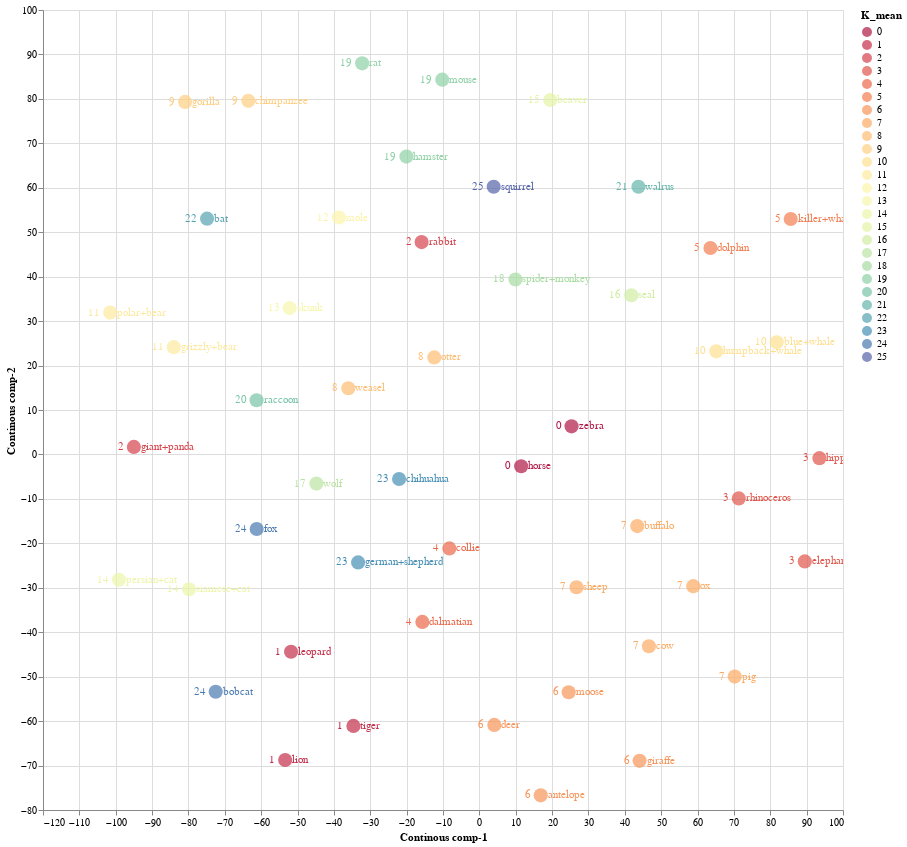

Notebook source saved alongside this figure:
### Code cell
source = tsne_continous_orig_df1

points = alt.Chart(source).mark_circle(size=200).encode(
    x='Continous comp-1:Q',
    y='Continous comp-2:Q',
    color=alt.Color('K_mean:N', scale=alt.Scale(scheme='Spectral'))
    ).properties(
    width=800,
    height=800
)

text1 = points.mark_text(
    align='left',
    baseline='middle',
    dx=7
).encode(
    text='class:N'
)

text2 = points.mark_text(
    align='right',
    baseline='middle',
    dx=-10
).encode(
    text='K_mean:N'
)

points.interactive() + text1 + text2

### Figure 1 — Vega-Lite specification as saved in the notebook (floating-point values rounded to 4 significant figures)
{"config": {"view": {"continuousWidth": 400, "continuousHeight": 300}}, "layer": [{"mark": {"type": "circle", "size": 200}, "encoding": {"color": {"field": "K_mean", "scale": {"scheme": "Spectral"}, "type": "nominal"}, "x": {"field": "Continous comp-1", "type": "quantitative"}, "y": {"field": "Continous comp-2", "type": "quantitative"}}, "height": 800, "selection": {"selector003": {"type": "interval", "bind": "scales", "encodings": ["x", "y"]}}, "width": 800}, {"mark": {"type": "text", "align": "left", "baseline": "middle", "dx": 7}, "encoding": {"color": {"field": "K_mean", "scale": {"scheme": "Spectral"}, "type": "nominal"}, "text": {"field": "class", "type": "nominal"}, "x": {"field": "Continous comp-1", "type": "quantitative"}, "y": {"field": "Continous comp-2", "type": "quantitative"}}, "height": 800, "width": 800}, {"mark": {"type": "text", "align": "right", "baseline": "middle", "dx": -10}, "encoding": {"color": {"field": "K_mean", "scale": {"scheme": "Spectral"}, "type": "nominal"}, "text": {"field": "K_mean", "type": "nominal"}, "x": {"field": "Continous comp-1", "type": "quantitative"}, "y": {"field": "Continous comp-2", "type": "quantitative"}}, "height": 800, "width": 800}], "data": {"name": "data-12a28a1fceec968e93151bbb2b4de628"}, "$schema": "https://vega.github.io/schema/vega-lite/v4.17.0.json", "datasets": {"data-12a28a1fceec968e93151bbb2b4de628": [{"Continous comp-1": 16.88, "Continous comp-2": -76.69, "class": "antelope", "K_mean": 6}, {"Continous comp-1": -84.02, "Continous comp-2": 24.14, "class": "grizzly+bear", "K_mean": 11}, {"Continous comp-1": 85.62, "Continous comp-2": 52.98, "class": "killer+whale", "K_mean": 5}, {"Continous comp-1": 19.52, "Continous comp-2": 79.75, "class": "beaver", "K_mean": 15}, {"Continous comp-1": -15.68, "Continous comp-2": -37.68, "class": "dalmatian", "K_mean": 4}, {"Continous comp-1": -99.12, "Continous comp-2": -28.22, "class": "persian+cat", "K_mean": 14}, {"Continous comp-1": 11.49, "Continous comp-2": -2.651, "class": "horse", "K_mean": 0}, {"Continous comp-1": -33.34, "Continous comp-2": -24.3, "class": "german+shepherd", "K_mean": 23}, {"Continous comp-1": 81.77, "Continous comp-2": 25.23, "class": "blue+whale", "K_mean": 10}, {"Continous comp-1": -79.85, "Continous comp-2": -30.33, "class": "siamese+cat", "K_mean": 14}, {"Continous comp-1": -52.18, "Continous comp-2": 32.94, "class": "skunk", "K_mean": 13}, {"Continous comp-1": -38.63, "Continous comp-2": 53.31, "class": "mole", "K_mean": 12}, {"Continous comp-1": -34.64, "Continous comp-2": -61.09, "class": "tiger", "K_mean": 1}, {"Continous comp-1": 93.52, "Continous comp-2": -0.8325, "class": "hippopotamus", "K_mean": 3}, {"Continous comp-1": -51.79, "Continous comp-2": -44.4, "class": "leopard", "K_mean": 1}, {"Continous comp-1": 24.56, "Continous comp-2": -53.51, "class": "moose", "K_mean": 6}, {"Continous comp-1": 9.923, "Continous comp-2": 39.37, "class": "spider+monkey", "K_mean": 18}, {"Continous comp-1": 65.16, "Continous comp-2": 23.2, "class": "humpback+whale", "K_mean": 10}, {"Continous comp-1": 89.49, "Continous comp-2": -24.06, "class": "elephant", "K_mean": 3}, {"Continous comp-1": -80.92, "Continous comp-2": 79.33, "class": "gorilla", "K_mean": 9}, {"Continous comp-1": 58.82, "Continous comp-2": -29.63, "class": "ox", "K_mean": 7}, {"Continous comp-1": -61.23, "Continous comp-2": -16.77, "class": "fox", "K_mean": 24}, {"Continous comp-1": 26.71, "Continous comp-2": -29.87, "class": "sheep", "K_mean": 7}, {"Continous comp-1": 41.79, "Continous comp-2": 35.82, "class": "seal", "K_mean": 16}, {"Continous comp-1": -63.54, "Continous comp-2": 79.57, "class": "chimpanzee", "K_mean": 9}, {"Continous comp-1": -20.06, "Continous comp-2": 67.03, "class": "hamster", "K_mean": 19}, {"Continous comp-1": 3.934, "Continous comp-2": 60.24, "class": "squirrel", "K_mean": 25}, {"Continous comp-1": 71.35, "Continous comp-2": -9.896, "class": "rhinoceros", "K_mean": 3}, {"Continous comp-1": -15.88, "Continous comp-2": 47.77, "class": "rabbit", "K_mean": 2}, {"Continous comp-1": -74.88, "Continous comp-2": 53.06, "class": "bat", "K_mean": 22}, {"Continous comp-1": 44.06, "Continous comp-2": -68.94, "class": "giraffe", "K_mean": 6}, {"Continous comp-1": -44.81, "Continous comp-2": -6.552, "class": "wolf", "K_mean": 17}, {"Continous comp-1": -22.08, "Continous comp-2": -5.531, "class": "chihuahua", "K_mean": 23}, {"Continous comp-1": -32.23, "Continous comp-2": 88.0, "class": "rat", "K_mean": 19}, {"Continous comp-1": -36.03, "Continous comp-2": 14.88, "class": "weasel", "K_mean": 8}, {"Continous comp-1": -12.4, "Continous comp-2": 21.83, "class": "otter", "K_mean": 8}, {"Continous comp-1": 43.43, "Continous comp-2": -16.13, "class": "buffalo", "K_mean": 7}, {"Continous comp-1": 25.35, "Continous comp-2": 6.316, "class": "zebra", "K_mean": 0}, {"Continous comp-1": -95.02, "Continous comp-2": 1.701, "class": "giant+panda", "K_mean": 2}, {"Continous comp-1": 4.108, "Continous comp-2": -60.85, "class": "deer", "K_mean": 6}, {"Continous comp-1": -72.51, "Continous comp-2": -53.38, "class": "bobcat", "K_mean": 24}, {"Continous comp-1": 70.23, "Continous comp-2": -49.98, "class": "pig", "K_mean": 7}, {"Continous comp-1": -53.4, "Continous comp-2": -68.76, "class": "lion", "K_mean": 1}, {"Continous comp-1": -10.21, "Continous comp-2": 84.33, "class": "mouse", "K_mean": 19}, {"Continous comp-1": -101.5, "Continous comp-2": 31.91, "class": "polar+bear", "K_mean": 11}, {"Continous comp-1": -8.248, "Continous comp-2": -21.15, "class": "collie", "K_mean": 4}, {"Continous comp-1": 43.74, "Continous comp-2": 60.24, "class": "walrus", "K_mean": 21}, {"Continous comp-1": -61.27, "Continous comp-2": 12.2, "class": "raccoon", "K_mean": 20}, {"Continous comp-1": 46.62, "Continous comp-2": -43.15, "class": "cow", "K_mean": 7}, {"Continous comp-1": 63.55, "Continous comp-2": 46.45, "class": "dolphin", "K_mean": 5}]}}
